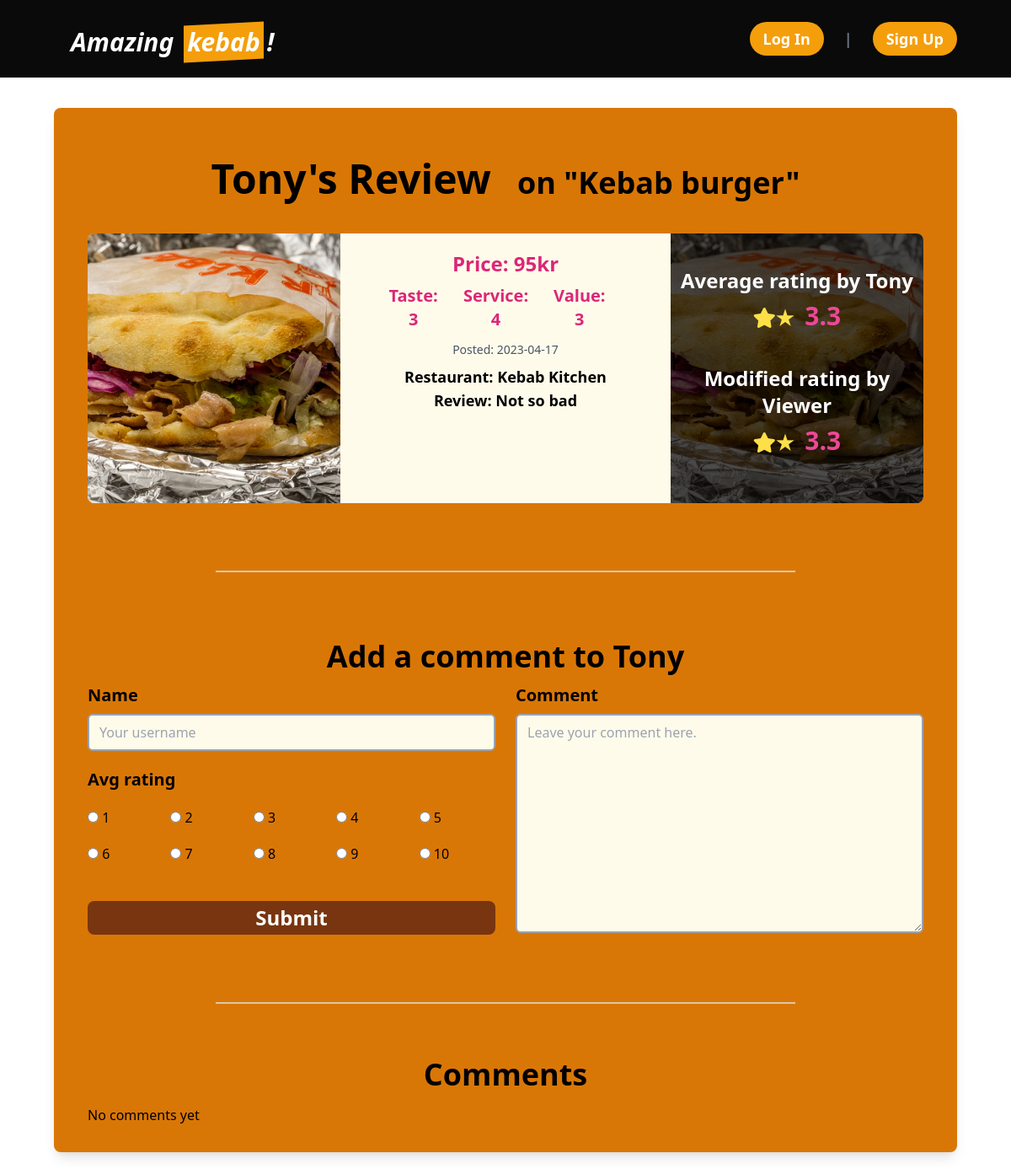
Before: /core/detail/3/ with the older database file.
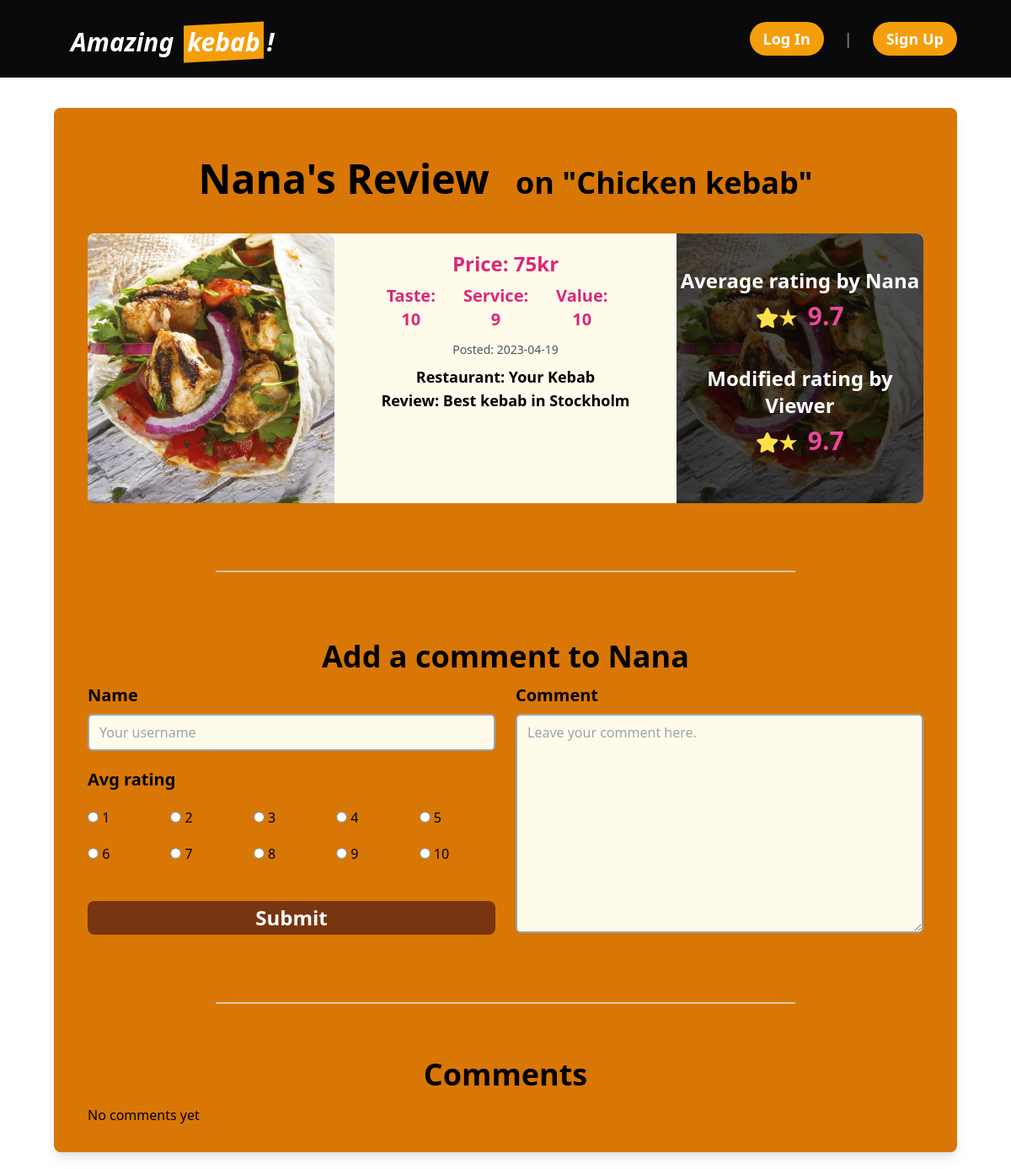
After: the same page with the newer database file.
### core/models.py (models this page shows, shortened)
class Review(models.Model):
    user = models.ForeignKey(
        CustomUser, on_delete=models.CASCADE, related_name='reviews_by_user'
    )
    menu = models.ForeignKey(
        Menu, on_delete=models.CASCADE, related_name='reviews_of_menu'
    )
    restaurant = models.ForeignKey(
        Restaurant, on_delete=models.CASCADE, related_name='restaurants_for_review'
    )
    image = models.ImageField(upload_to='images/', null=True, blank=True)
    review = models.TextField(default="", null=False)
    taste_rating = models.IntegerField(null=False)
    service_rating = models.IntegerField(null=False)
    value_rating = models.IntegerField(null=False)
    avg_rating = models.FloatField(null=True, blank=True)
    like_count = models.IntegerField(default=0)
    created_at = models.DateTimeField(auto_now_add=True)
    class Meta:
        indexes = [models.Index(fields=['-created_at']),]
        ordering = ['-created_at']

class CustomUser(AbstractUser):
    email = models.EmailField("email address", unique=True, blank=False)
    USERNAME_FIELD = "email"  # make the user log in with the email
    REQUIRED_FIELDS = ["username"]
    objects = CustomUserManager()

class Menu(models.Model):
    menu = models.CharField(max_length=100, null=False)
    price = models.IntegerField(null=False)
    restaurants = models.ManyToManyField(Restaurant)
    created_at = models.DateTimeField(auto_now_add=True)

class Restaurant(models.Model):
    name = models.CharField(max_length=100, null=False)
    address = models.CharField(max_length=200, null=False)
    tel = models.CharField(max_length=20, null=True, blank=True)
    website = models.URLField(null=True, blank=True)

### core/views.py (the view)
# urls.py: path('detail/<int:id>/', views.detail, name='detail'),
def detail(request, id):
    target_review = get_object_or_404(Review, id=id)
    comments = Comment.objects.filter(review=target_review)
    if request.method == 'POST':
        form = CommentForm(request.POST)
        if form.is_valid():
            comment = form.save(commit=False)
            comment.review = target_review
            comment.save()
            return redirect('core:detail', id=id)
    else:
        form = CommentForm()
    context = {
        'review': target_review,
        'comment_form': form,
        'comments': comments
    }
    return render(request, 'core/detail.html', context)

### core/forms.py
class CommentForm(forms.ModelForm):
    SERVICE_CHOICES = [(i, str(i)) for i in range(1, 11)]
    name = forms.CharField(
        max_length=80,
        widget = forms.TextInput(attrs={
                'class': 'border-2 border-gray-400 rounded-md py-2 px-3 focus:outline-none focus:ring-2 focus:ring-amber-900 bg-amber-50',
                'placeholder': 'Your username'
        }))
    avg_rating = forms.ChoiceField(
        choices=SERVICE_CHOICES,
        widget=forms.RadioSelect(attrs={'class': 'form-radio mt-4'
        }))
    comment = forms.CharField(
        widget=forms.Textarea(attrs={
                'class':'border-2 border-gray-400 rounded-md py-2 px-3 focus:outline-none focus:ring-2 focus:ring-amber-900 bg-amber-50',
                'placeholder': 'Leave your comment here.'
        }))
    class Meta:
        model = Comment
        exclude = ['review', 'created_at']

### core/templates/core/detail.html (shortened to what the changed rows need)
{% extends 'core/base.html' %} {% block content %} {% load static %}
<head>
  <link rel="stylesheet" href="https://cdnjs.cloudflare.com/ajax/libs/font-awesome/5.15.3/css/all.min.css"
 />
</head>
<main class="flex-1 mx-16 pt-32">
  <section class="bg-amber-600 rounded-lg shadow-lg overflow-hidden mb-5">
    <div>
      <h1 class="text-5xl text-center font-bold p-10 mt-5">
        {{ review.user.username }}'s Review
        <span class="text-4xl">
          &nbsp;&nbsp;on "{{ review.menu.menu }}"
        </span>
      </h1>
      <div class="flex mx-10 bg-amber-50 rounded-lg">
        {% if review.image %}
        <div class="relative overflow-hidden w-80 max-w-80 h-80 max-h-80 rounded-l-lg">
          <div class="absolute inset-0">
            <img
              class="w-full h-full aspect-w-1 aspect-h-1 object-cover object-center"
              src="{{ review.image.url }}"
              alt="{{ review.menu.menu }} image"
            />
          </div>
        </div>
        {% endif %}
        <div class="px-5 mx-8 py-5 text-xl font-semibold w-4/7 text-center">
          <div class="text-xl font-bold text-pink-600 mb-3">
            <p class="text-2xl mb-2">Price: {{ review.menu.price }}kr</p>
            <ul class="flex">
              <li class="mr-5">Taste: {{ review.taste_rating }}</li>
              <li class="mr-5">Service: {{ review.service_rating }}</li>
              <li class="mr-5">Value: {{ review.value_rating }}</li>
            </ul>
          </div>
          <ul class="text-lg font-bold">
            <li class="text-gray-600 text-sm font-normal mb-2">
              Posted: {{ review.created_at|date:"Y-m-d" }}
            </li>
            <li>
              Restaurant: <span class="font-semibold">{{ review.restaurant.name }}</span>
            </li>
            <li>
              Review: <span class="font-semibold">{{ review.review }}</span>
            </li>
          </ul>
        </div>
        {% if review.image %}
        <div class="relative overflow-hidden w-80 max-w-80 h-80 max-h-80 rounded-r-lg">
          <div class="absolute inset-0">
            <img
              class="w-full h-full aspect-w-1 aspect-h-1 object-cover object-center"
              src="{{ review.image.url }}"
              alt="{{ review.menu.menu }} image"
            />
          </div>
          <div class="absolute bottom-0 left-0 w-full h-full text-white bg-black/70 flex justify-center">
            <div class="py-10 text-center">
              <h2 class="font-bold text-2xl mb-2">
                Average rating by {{ review.user.username }}
              </h2>
              <p class="mb-10">
                <span class="text-xl font-bold text-pink-500">
                  <i class="text-yellow-300 text-2xl fas fa-star">&#9733;</i>
                  <span class="text-3xl font-bold text-pink-500">
                    &nbsp;{{ review.avg_rating }}
                  </span>
                </span>
              </p>
              <h2 class="font-bold text-2xl mb-2">
                Modified rating by Viewer
              </h2>
              <p>
                <p>
                  <span class="text-xl font-bold text-pink-500">
                    <i class="text-yellow-300 text-2xl fas fa-star">&#9733;</i>
                    <span class="text-3xl font-bold text-pink-500">
                      &nbsp;{{ review.avg_rating }}
                    </span>
                  </span>
                </p>
              </p>
            </div>
          </div>
        </div>
        {% endif %}
      </div>
    </div>
    <div class="px-10 mt-5">
      <h2 class="font-bold text-4xl text-center mt-20 mb-3">
        Add a comment to {{ review.user.username }}
      </h2>
      <form method="post">
        <div class="grid grid-cols-2 gap-6">
        </div>
      </form>
    </div>
    <div class="px-10 mb-8">
      <h2 class="font-bold text-4xl text-center pb-4 mt-16">Comments</h2>
    </div>
  </section>
</main>
{% endblock content %}

Changed rows visible on the page:
changed Review: user.username "Tony" → "Nana"; menu.menu "Kebab burger" → "Chicken kebab"; image: a different picture; menu.price "95" → "75"; taste_rating "3" → "10"; service_rating "4" → "9"; value_rating "3" → "10"; created_at "2023-04-17" → "2023-04-19"; restaurant.name "Kebab Kitchen" → "Your Kebab"; review "Not so bad" → "Best kebab in Stockholm"; avg_rating "3.3" → "9.7"
